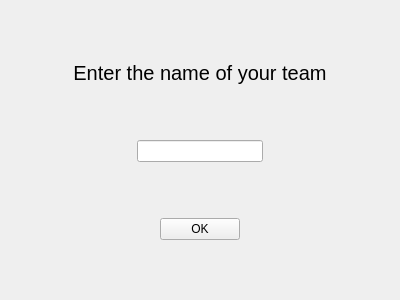
<?xml version="1.0" encoding="UTF-8"?>
<ui version="4.0">
 <class>new_2</class>
 <widget class="QWidget" name="new_2">
  <property name="geometry">
   <rect>
    <x>0</x>
    <y>0</y>
    <width>400</width>
    <height>300</height>
   </rect>
  </property>
  <property name="windowTitle">
   <string>Form</string>
  </property>
  <layout class="QVBoxLayout" name="verticalLayout">
   <item>
    <spacer name="verticalSpacer_2">
     <property name="orientation">
      <enum>Qt::Vertical</enum>
     </property>
     <property name="sizeHint" stdset="0">
      <size>
       <width>20</width>
       <height>40</height>
      </size>
     </property>
    </spacer>
   </item>
   <item>
    <layout class="QHBoxLayout" name="horizontalLayout">
     <item>
      <widget class="QLabel" name="label">
       <property name="font">
        <font>
         <pointsize>15</pointsize>
        </font>
       </property>
       <property name="text">
        <string>Enter the name of your team</string>
       </property>
       <property name="alignment">
        <set>Qt::AlignCenter</set>
       </property>
      </widget>
     </item>
    </layout>
   </item>
   <item>
    <spacer name="verticalSpacer_3">
     <property name="orientation">
      <enum>Qt::Vertical</enum>
     </property>
     <property name="sizeHint" stdset="0">
      <size>
       <width>20</width>
       <height>40</height>
      </size>
     </property>
    </spacer>
   </item>
   <item>
    <layout class="QHBoxLayout" name="horizontalLayout_2">
     <item>
      <spacer name="horizontalSpacer_2">
       <property name="orientation">
        <enum>Qt::Horizontal</enum>
       </property>
       <property name="sizeHint" stdset="0">
        <size>
         <width>40</width>
         <height>20</height>
        </size>
       </property>
      </spacer>
     </item>
     <item>
      <widget class="QLineEdit" name="t1"/>
     </item>
     <item>
      <spacer name="horizontalSpacer">
       <property name="orientation">
        <enum>Qt::Horizontal</enum>
       </property>
       <property name="sizeHint" stdset="0">
        <size>
         <width>40</width>
         <height>20</height>
        </size>
       </property>
      </spacer>
     </item>
    </layout>
   </item>
   <item>
    <spacer name="verticalSpacer_4">
     <property name="orientation">
      <enum>Qt::Vertical</enum>
     </property>
     <property name="sizeHint" stdset="0">
      <size>
       <width>20</width>
       <height>40</height>
      </size>
     </property>
    </spacer>
   </item>
   <item>
    <layout class="QHBoxLayout" name="horizontalLayout_3">
     <item>
      <spacer name="horizontalSpacer_3">
       <property name="orientation">
        <enum>Qt::Horizontal</enum>
       </property>
       <property name="sizeHint" stdset="0">
        <size>
         <width>40</width>
         <height>20</height>
        </size>
       </property>
      </spacer>
     </item>
     <item>
      <widget class="QPushButton" name="pushButton">
       <property name="text">
        <string>OK</string>
       </property>
      </widget>
     </item>
     <item>
      <spacer name="horizontalSpacer_4">
       <property name="orientation">
        <enum>Qt::Horizontal</enum>
       </property>
       <property name="sizeHint" stdset="0">
        <size>
         <width>40</width>
         <height>20</height>
        </size>
       </property>
      </spacer>
     </item>
    </layout>
   </item>
   <item>
    <spacer name="verticalSpacer">
     <property name="orientation">
      <enum>Qt::Vertical</enum>
     </property>
     <property name="sizeHint" stdset="0">
      <size>
       <width>20</width>
       <height>40</height>
      </size>
     </property>
    </spacer>
   </item>
  </layout>
 </widget>
 <resources/>
 <connections/>
</ui>
